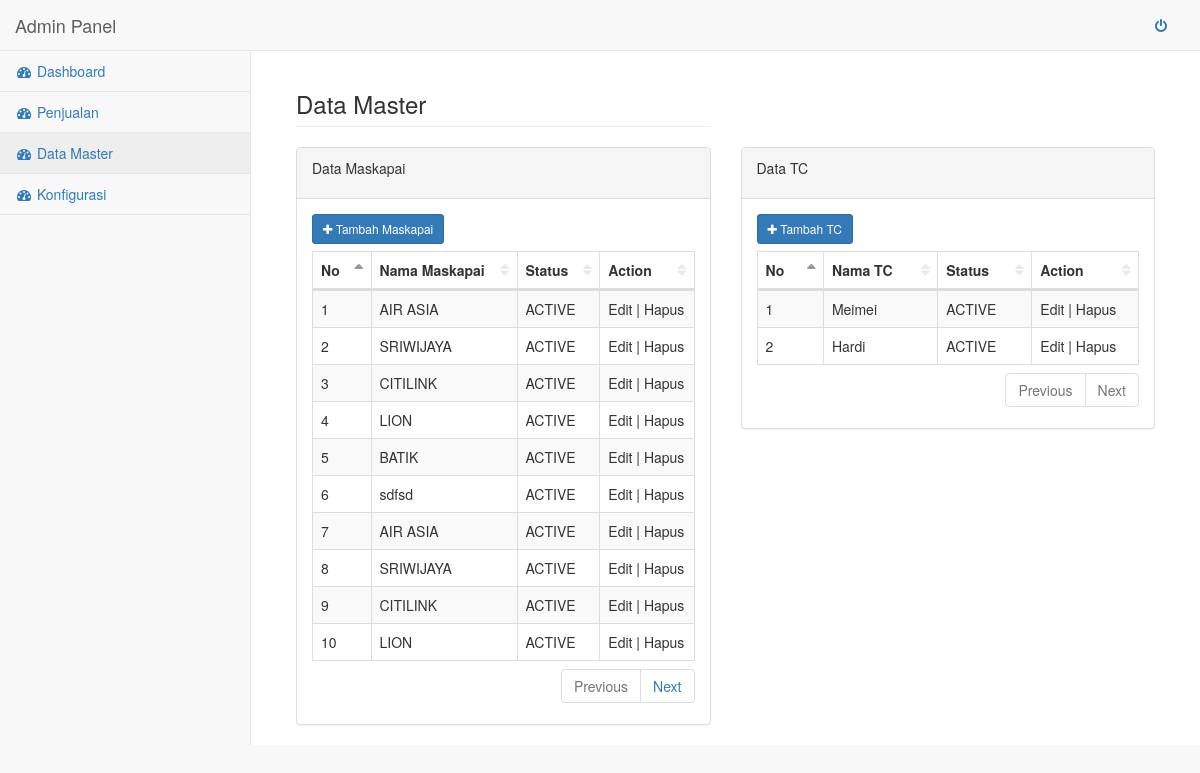
Screenshot of /master_data.php (signed in) with the database file from the repository.
### tables this page shows
CREATE TABLE IF NOT EXISTS `maskapai` (
  `id_maskapai` int(11) NOT NULL AUTO_INCREMENT,
  `nama` varchar(30) NOT NULL,
  `status` enum('ACTIVE','INACTIVE') NOT NULL DEFAULT 'ACTIVE',
  PRIMARY KEY (`id_maskapai`)
);

CREATE TABLE IF NOT EXISTS `tc` (
  `id_tc` int(11) NOT NULL AUTO_INCREMENT,
  `nama_tc` varchar(50) NOT NULL,
  `status` enum('ACTIVE','INACTIVE') NOT NULL DEFAULT 'ACTIVE',
  PRIMARY KEY (`id_tc`)
);

### master_data.php (the view, shortened to what this page needs)
<?php
require_once('config/conn.php');
$maskapai = '';
$tc = '';
try {
    $maskapai = $db->query("SELECT * FROM maskapai")->fetchAll();
    $tc = $db->query("SELECT * FROM tc ")->fetchAll();
} catch (Exception $e) {
    echo $e->getMessage();
}
include_once('layout/header.php');
include_once('layout/sidebar.php'); ?>
<div id="page-wrapper">
    <div class="container-fluid">
        <div class="row">
            <div class="col-lg-6">
                <h3 class="page-header">Data Master</h3>
            </div>
        </div>
        <div class="row">
            <div class="col-lg-6 col-xs-12">
                <div class="panel panel-default">
                    <div class="panel-heading">
                        <p>Data Maskapai</p>
                    </div>
                    <div class="panel-body">
                        <span class="text-primary"><a href="penjualan_tambah.php"><button class="btn btn-primary btn-sm " id="showTransForm"><i class="fa fa-plus"></i> Tambah Maskapai</button></a></span>
                        <table width="100%" class="table table-striped table-bordered table-hover nowrap" cellspacing="0" id="table-maskapai">
                            <thead>
                                <tr>
                                    <th>No</th>
                                    <th>Nama Maskapai</th>
                                    <th>Status</th>
                                    <th>Action</th>
                                </tr>
                            </thead>
                            <tbody>
                            <?php for ($i=0; $i < 20; $i++) {  ?>
                                <?php foreach ($maskapai as $value): ?>
                                    <tr>
                                        <td></td>
                                        <td><?= $value['nama'] ?></td>
                                        <td><?= $value['status'] ?></td>
                                        <td>Edit | Hapus </td>
                                    </tr>
                                <?php endforeach ?>
                                <?php  }?>
                            </tbody>
                        </table>
                    </div>
                </div>
            </div>
            <div class="col-lg-6 col-xs-12">
                <div class="panel panel-default">
                    <div class="panel-heading">
                        <p>Data TC</p>
                    </div>
                    <div class="panel-body">
                        <span class="text-primary"><a href="penjualan_tambah.php"><button class="btn btn-primary btn-sm " id="showTransForm"><i class="fa fa-plus"></i> Tambah TC</button></a></span>
                        <table width="100%" class="table table-striped table-bordered table-hover nowrap" cellspacing="0" id="table-tc">
                            <thead>
                                <tr>
                                    <th>No</th>
                                    <th>Nama TC</th>
                                    <th>Status</th>
                                    <th>Action</th>
                                </tr>
                            </thead>
                            <tbody>
                                <?php foreach ($tc as $value): ?>
                                    <tr>
                                        <td></td>
                                        <td><?= $value['nama_tc'] ?></td>
                                        <td><?= $value['status'] ?></td>
                                        <td>Edit | Hapus </td>
                                    </tr>
                                <?php endforeach ?>
                            </tbody>
                        </table>
                    </div>
                </div>
            </div>
        </div>
    </div>
</div>
<?php include_once('layout/javascript.php') ?>
<?php include_once('layout/footer.php'); ?>

### layout/header.php (shortened to what this page needs)
<!DOCTYPE html>
<html lang="en">
<head>
    <?php include_once('css.php'); ?>

### layout/css.php (shortened to what this page needs)
<link href="assets/bootstrap/css/bootstrap.min.css" rel="stylesheet">
<link href="assets/css/animate.css" rel="stylesheet">
<link href="assets/bootstrap-datepicker/css/bootstrap-datepicker.min.css" rel="stylesheet">
<link href="assets/sb-admin-2/vendor/font-awesome/css/font-awesome.min.css" rel="stylesheet" type="text/css">
<link href="assets/datatables/media/css/dataTables.bootstrap.css" rel="stylesheet">
<link href="assets/datatables/extensions/Responsive/css/responsive.bootstrap.css" rel="stylesheet">
<link href="assets/datatables/extensions/FixedColumns/css/fixedColumns.bootstrap.min.css" rel="stylesheet">

### layout/sidebar.php (shortened to what this page needs)
<link href="assets/sb-admin-2/dist/css/sb-admin-2.css" rel="stylesheet">
<link href="assets/css/myCss.css" rel="stylesheet">
</head>
<body>
    <div id="wrapper">
        <nav class="navbar navbar-default navbar-static-top" role="navigation" style="margin-bottom: 0">
            <div class="navbar-header">
                <a class="navbar-brand" href="#">Admin Panel</a>
            </div>
            <ul class="nav navbar-top-links navbar-right">
                <li >
                    <a href="config/proses_login.php?action=logout">
                        <i class="fa fa-power-off fa-fw"></i>
                    </a>
                </li>
            </ul>
            <div class="navbar-default sidebar" role="navigation">
                <div class="sidebar-nav navbar-collapse">
                    <ul class="nav" id="side-menu">
                        <li >
                            <a class="" href="dashboard.php"><i class="fa fa-dashboard fa-fw"></i> Dashboard</a>
                        </li>
                        <li >
                            <a class="" href="penjualan_data.php"><i class="fa fa-dashboard fa-fw"></i> Penjualan</a>
                        </li>
                        <li >
                            <a href="master_data.php"><i class="fa fa-dashboard fa-fw"></i> Data Master</a>
                        </li>
                        <li >
                        <a href="konfigurasi.php"><i class="fa fa-dashboard fa-fw"></i> Konfigurasi</a>
                    </li>
                </ul>
            </div>
        </div>
    </nav>

### layout/javascript.php (shortened to what this page needs)
</div>

### layout/footer.php (shortened to what this page needs)
</body>
</html>

### rows the page displays
maskapai: nama "AIR ASIA", status "ACTIVE"
maskapai: nama "SRIWIJAYA", status "ACTIVE"
maskapai: nama "CITILINK", status "ACTIVE"
maskapai: nama "LION", status "ACTIVE"
maskapai: nama "BATIK", status "ACTIVE"
maskapai: nama "sdfsd", status "ACTIVE"
tc: nama_tc "Meimei", status "ACTIVE"
tc: nama_tc "Hardi", status "ACTIVE"
